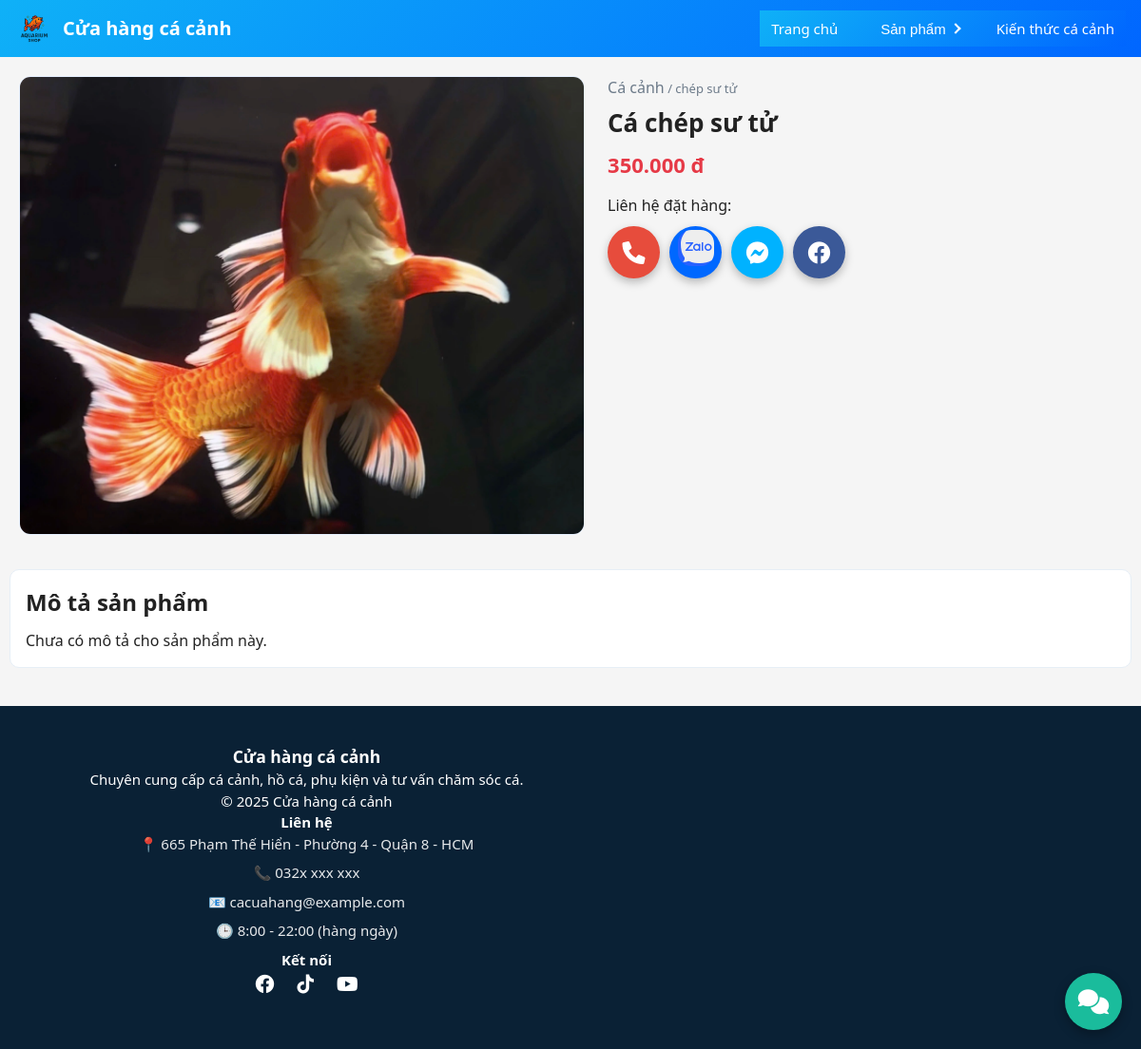
The app's page /fish.php?slug=ca-chep-su-tu with its own data.
### tables this page shows
CREATE TABLE IF NOT EXISTS `fishs` (
  `id` int NOT NULL AUTO_INCREMENT,
  `category_id` int NOT NULL,
  `name` varchar(255) NOT NULL,
  `slug` varchar(191) NOT NULL,
  `price` int DEFAULT '0',
  `thumbnail` varchar(255) DEFAULT NULL,
  `description` text,
  `created_at` timestamp NULL DEFAULT CURRENT_TIMESTAMP,
  `status` tinyint(1) NOT NULL DEFAULT '1',
  PRIMARY KEY (`id`),
  UNIQUE KEY `slug` (`slug`),
  KEY `category_id` (`category_id`)
);

CREATE TABLE IF NOT EXISTS `fish_categories` (
  `id` int NOT NULL AUTO_INCREMENT,
  `name` varchar(255) NOT NULL,
  `slug` varchar(191) NOT NULL,
  PRIMARY KEY (`id`),
  UNIQUE KEY `slug` (`slug`)
);

### fish.php (the view, shortened to what this page needs)
<?php
include __DIR__ . '/includes/db.php';
$slug = $_GET['slug'] ?? '';
$id   = isset($_GET['id']) ? (int) $_GET['id'] : 0;
if ($slug) {
  $stmt = mysqli_prepare(
    $conn,
    "SELECT f.*, c.name AS category_name
         FROM fishs f
         LEFT JOIN fish_categories c ON c.id = f.category_id
         WHERE f.slug = ? LIMIT 1"
  );
  mysqli_stmt_bind_param($stmt, "s", $slug);
} else {
  die("Cá không tồn tại.");
}
mysqli_stmt_execute($stmt);
$product = mysqli_stmt_get_result($stmt)->fetch_assoc();
include __DIR__ . '/includes/header.php';
$imgFile = $product['thumbnail'] ?: ($product['image'] ?? '');
$imgSrc = $imgFile ?: './images/logo/logo.png';
$desc = trim($product['description'] ?? '');
$configPath = __DIR__ . '/includes/site-config.json';
?>
<link rel="stylesheet" href="./assets/css/product-detail.css">
<section class="product-detail container">
  <div class="pd-gallery">
    <img src="<?= htmlspecialchars($imgSrc) ?>" alt="<?= htmlspecialchars($product['name']) ?>">
  </div>
  <div class="pd-info">
    <p class="pd-breadcrumb">
      <a href="./fishs.php">Cá cảnh</a>
      <?php if (!empty($product['category_name'])): ?>
        <span> / </span>
        <span><?= htmlspecialchars($product['category_name']) ?></span>
      <?php endif; ?>
    </p>
    <h1><?= htmlspecialchars($product['name']) ?></h1>
    <p class="pd-price">
      <?= number_format((int)$product['price'], 0, ',', '.') ?> đ
    </p>
    <?php
    $config = [
      'phone' => '0328421191',
      'zalo' => '0328421191',
      'messenger' => '#',
      'facebook' => '#'
    ];
    if (file_exists($configPath)) {
      $loaded = json_decode(file_get_contents($configPath), true);
      if (is_array($loaded)) {
        $config = array_merge($config, $loaded);
      }
    }
    $phone = trim($config['phone']);
    $telHref = 'tel:' . preg_replace('/[^0-9+]/', '', $phone);
    $zaloRaw = trim($config['zalo']);
    if ($zaloRaw === '') {
      $zaloLink = '#';
    } elseif (preg_match('#^https?://#i', $zaloRaw)) {
      $zaloLink = $zaloRaw;
    } elseif (preg_match('#^zalo\.me#i', $zaloRaw)) {
      $zaloLink = 'https://' . $zaloRaw;
    } else {
      $zaloLink = 'https://zalo.me/' . $zaloRaw;
    }
    $messengerLink = trim($config['messenger']) ?: '#';
    $facebookLink = trim($config['facebook']) ?: '#';
    ?>
    <div class="pd-actions">
      <span class="pd-contact-label">Liên hệ đặt hàng:</span>
      <div class="lienhe">
        <a href="<?= htmlspecialchars($telHref) ?>" class="contact-btn call">
          <i class="fa fa-phone"></i>
        </a>
        <a href="<?= htmlspecialchars($zaloLink) ?>" target="_blank" class="contact-btn zalo">
          <i class=""><img src="./images/icons/icon-zalo.png" alt="Zalo"></i>
        </a>
        <a href="<?= htmlspecialchars($messengerLink) ?>" target="_blank" class="contact-btn messenger">
          <i class="fa-brands fa-facebook-messenger"></i>
        </a>
        <a href="<?= htmlspecialchars($facebookLink) ?>" target="_blank" class="contact-btn facebook">
          <i class="fa-brands fa-facebook"></i>
        </a>
      </div>
    </div>
  </div>
</section>
<section class="product-description container">
  <h2>Mô tả sản phẩm</h2>
  <?php if ($desc === ''): ?>
    <p>Chưa có mô tả cho sản phẩm này.</p>
  <?php else: ?>
    <div class="pd-content">
      <?= nl2br(htmlspecialchars($desc)) ?>
    </div>
  <?php endif; ?>
</section>
<?php include __DIR__ . '/includes/footer.php'; ?>

### assets/css/style.css (style rules this page uses)
* { box-sizing: border-box; margin: 0; padding: 0; }
body { font-family: system-ui, -apple-system, BlinkMacSystemFont, "Segoe UI", sans-serif; background: #f5f5f5; color: #222; line-height: 1.5; margin: 0px; max-width: 100%; max-width: 100vw; }
a { color: inherit; text-decoration: none; }
.container { width: 100%; max-width: 1280px; margin: 0 auto; padding: 0 10px; }
h1, h2, h3 { margin-top: 0; }
button, input, select, textarea, a { -webkit-text-size-adjust: 100%; font-size: 16px; }

### assets/css/product-detail.css (style rules this page uses)
.product-detail { display: grid; grid-template-columns: minmax(280px, 1.1fr) minmax(320px, 1fr); gap: 24px; margin: 20px auto; align-items: start; }
.pd-gallery img { width: 100%; border-radius: 12px; background: #f6fbff; border: 1px solid #e6f0ff; object-fit: cover; }
.pd-info h1 { margin: 6px 0 8px 0; font-size: 26px; }
.pd-breadcrumb { color: #6c7a89; font-size: 13px; margin: 0; }
.pd-price { color: #e63946; font-weight: 700; font-size: 22px; margin: 6px 0 12px 0; display: flex; align-items: center; gap: 10px; }
.pd-actions { display: flex; gap: 10px; margin-top: 14px; flex-direction: column; }
.pd-actions .lienhe { display: flex; gap: 10px; }
.product-description { margin: 30px auto 40px auto; background: #fff; border-radius: 10px; border: 1px solid #e6eef6; padding: 16px; }
.product-description h2 { margin-top: 0; margin-bottom: 10px; }

### includes/nutlienhe.php (style rules this page uses)
.contact-btn { width: 55px; height: 55px; background: #3498db; border-radius: 50%; color: white; font-size: 24px; display: flex; align-items: center; justify-content: center; margin-bottom: 12px; text-decoration: none; transition: 0.3s; box-shadow: 0 4px 10px rgba(0,0,0,0.25); }
.contact-btn.call { background: #e74c3c; }
.contact-btn.zalo { background: #0068ff; }
.contact-btn.messenger { background: #00b2ff; }
.contact-btn.facebook { background: #3b5998; }

### records on screen
fishs: thumbnail (picture), fish_categories.name "chép sư tử", name "Cá chép sư tử", price "350.000"
